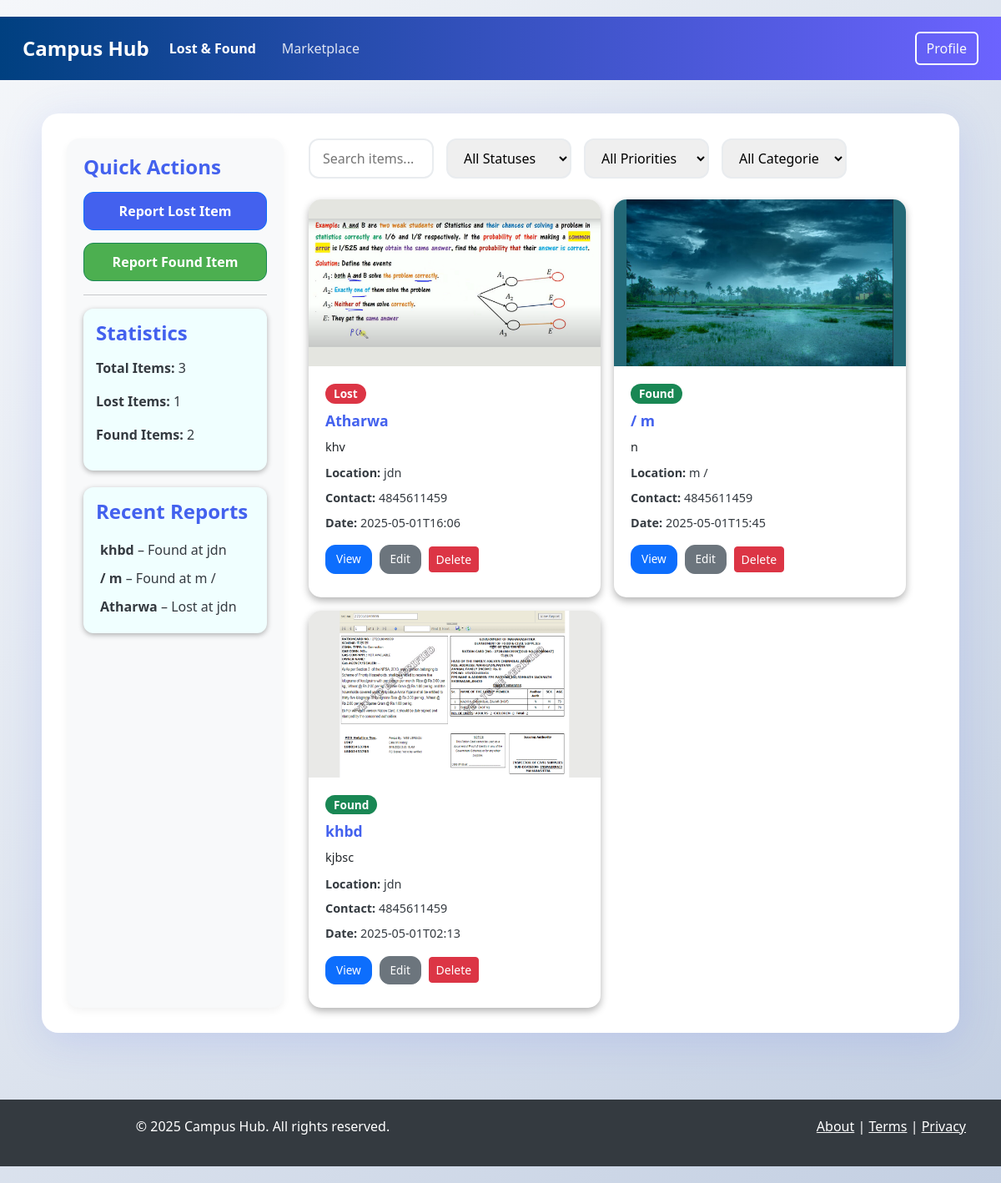
Screenshot of /lost/ (signed in) with the database file from the repository.
### tables this page shows
CREATE TABLE lost_found_item (
            id INTEGER PRIMARY KEY AUTOINCREMENT,
            name TEXT NOT NULL,
            description TEXT,
            category TEXT,
            status TEXT NOT NULL,
            priority INTEGER DEFAULT 1,
            image_path TEXT,
            date TEXT NOT NULL,
            location TEXT,
            contact_info TEXT,
            latitude REAL,
            longitude REAL,
            user_id INTEGER NOT NULL, found_by INTEGER, claimed_by INTEGER,
            FOREIGN KEY (user_id) REFERENCES user (id)
        );

### blueprints/lost_and_found/routes.py (the view)
@lost_and_found_bp.route('/')
@login_required
def dashboard():
    items = models.get_lost_found_items('date DESC')
    for item in items:
        if item.get('found_by'):
            item['found_by_user'] = models.get_user_by_id(item['found_by'])['username']
        else:
            item['found_by_user'] = None
        if item.get('claimed_by'):
            item['claimed_by_user'] = models.get_user_by_id(item['claimed_by'])['username']
        else:
            item['claimed_by_user'] = None
    items_prior = models.get_lost_found_items('priority DESC')
    total_items = len(items)
    total_lost = sum(1 for i in items if i['status'] == 'lost')
    total_found = sum(1 for i in items if i['status'] == 'found')
    recent_items = items_prior[:10]
    categories = models.get_categories('lost_found')
    return render_template('lost_and_found/dashboard.html',
                           user=models.get_user_by_id(current_user.id),
                           items=items,
                           total_items=total_items,
                           total_lost=total_lost,
                           total_found=total_found,
                           recent_items=recent_items,
                           categories=categories)

### Main.py (called while the page is built)
@login_manager.user_loader
def load_user(user_id):
    user = models.get_user_by_id(user_id)
    if user:
        return models.User(user['id'])
    return None

@app.context_processor
def inject_user_info():
    if current_user.is_authenticated:
        user = models.get_user_by_id(current_user.id)
        if user:
            return {'get_user_info': lambda: user}
    return {'get_user_info': lambda: None}

### models.py (called while the page is built, shortened)
def get_db_connection():
    conn = sqlite3.connect(DB_PATH)
    conn.row_factory = sqlite3.Row
    conn.execute('PRAGMA foreign_keys = ON')
    conn.execute('PRAGMA journal_mode = WAL')
    return conn

def get_user_by_id(user_id):
    conn = get_db_connection()
    cur = conn.cursor()
    cur.execute('SELECT * FROM user WHERE id = ?', (user_id,))
    user = cur.fetchone()
    conn.close()
    return dict(user) if user else None

def get_categories(type=None):
    conn = get_db_connection()
    cur = conn.cursor()
    if type:
        cur.execute('SELECT * FROM category WHERE type = ?', (type,))
    else:
        cur.execute('SELECT * FROM category')
    categories = [dict(row) for row in cur.fetchall()]
    conn.close()
    return categories

def get_lost_found_items(order_by=None, filters=None):
    conn = get_db_connection()
    cur = conn.cursor()
    query = '''
        SELECT i.*, u.username
        FROM lost_found_item i
        JOIN user u ON i.user_id = u.id
    '''
    params = []
    if order_by:
        query += f" ORDER BY i.{order_by}"
    cur.execute(query, params)
    items = [dict(row) for row in cur.fetchall()]
    conn.close()
    return items

### templates/lost_and_found/dashboard.html (shortened to what this page needs)
{% extends "base.html" %}
{% block lost_found_active %}active{% endblock %}
{% block content %}
<div class="hub-container">
  <div id="main-content">
    <div id="sidebar">
      <h4>Quick Actions</h4>
      <a href="{{ url_for('lost_and_found.report') }}" class="btn btn-primary">Report Lost Item</a>
      <a href="{{ url_for('lost_and_found.report') }}" class="btn btn-success">Report Found Item</a>
      <hr>
      <div class="stats">
      <h4>Statistics</h4>
      <div class="stats-box">
        <p><strong>Total Items:</strong> {{ total_items or 0 }}</p>
        <p><strong>Lost Items:</strong> {{ total_lost or 0 }}</p>
        <p><strong>Found Items:</strong> {{ total_found or 0 }}</p>
      </div>
      </div>
      <div class="recentRep">
      <h4>Recent Reports</h4>
      {% if recent_items %}
        {% for item in recent_items %}
          <div class="recent-item">
            <strong>{{ item.name }}</strong> &ndash; {{ item.status|capitalize }} at {{ item.location }}
          </div>
        {% endfor %}
      {% else %}
        <p>No recent items.</p>
      {% endif %}
    </div>
    </div>
    <div id="content">
      <div class="filters-container">
        <input type="text" id="search" placeholder="Search items...">
        <select id="status-filter">
          <option value="all">All Statuses</option>
        </select>
        <select id="priority-filter">
          <option value="all">All Priorities</option>
        </select>
        <select id="category-filter">
          <option value="all">All Categories</option>
        </select>
      </div>
      <div id="items" class="d-flex flex-wrap gap-3">
        {% if items %}
          {% for item in items %}
            <div class="item-card" data-status="{{ item.status }}" data-priority="{{ item.priority }}" data-category="{{ item.category }}">
              <img src="{{ url_for('static', filename=item.image_path[1:]) if item.image_path else '' }}" alt="Item Image">
              <div class="card-body">
                <span class="badge {{ 'bg-danger' if item.status=='lost' else 'bg-success' }}">
                  {{ item.status|capitalize }}
                </span>
                <h5>{{ item.name }}</h5>
                <p>{{ item.description|truncate(100) }}</p>
                <div><strong>Location:</strong> {{ item.location }}</div>
                <div><strong>Contact:</strong> {{ item.contact_info }}</div>
                <div><strong>Date:</strong> {{ item.date }}</div>
                <div class="mt-3">
                  <a href="{{ url_for('lost_and_found.item_detail', item_id=item.id) }}" class="btn btn-primary btn-sm">View</a>
                  {% if item.user_id == current_user.id or user.is_admin %}
                    <a href="{{ url_for('lost_and_found.edit_item', item_id=item.id) }}" class="btn btn-secondary btn-sm">Edit</a>
                    <form method="post" action="{{ url_for('lost_and_found.delete_item', item_id=item.id) }}" class="d-inline">
                      <button type="submit" class="btn btn-danger btn-sm">Delete</button>
                    </form>
                  {% endif %}
                </div>
              </div>
            </div>
          {% endfor %}
        {% else %}
          <p>No items found. <a href="{{ url_for('lost_and_found.report') }}">Report an item?</a></p>
        {% endif %}
      </div>
    </div>
  </div>
</div>
{% endblock %}

### templates/base.html (style rules this page uses)
body { font-family: 'Arial', sans-serif; background-color: #f9fafc; color: #343a40; }
.badge { font-size: 0.8rem; padding: 5px 10px; border-radius: 20px; }

### templates/lost_and_found/dashboard.html (style rules this page uses)
:root { --primary: #4361ee; --secondary: #3f37c9; --accent: #4cc9f0; --light: #f8f9fa; --dark: #212529; --success: #4CAF50; --danger: #dc3545; --info: #17a2b8; }
body { background: linear-gradient(135deg, #f5f7fa 0%, #c3cfe2 100%); min-height: 100vh; font-family: 'Segoe UI', system-ui, -apple-system, sans-serif; padding: 20px 0; }
.hub-container { max-width: 1200px; margin: 20px auto; padding: 30px; background: #fff; border-radius: 20px; box-shadow: 0 10px 50px rgba(67, 97, 238, 0.15); }
#main-content { display: flex; gap: 30px; }
#sidebar { flex: 1 1 auto; background: var(--light); padding: 20px; border-radius: 15px; box-shadow: 0 4px 10px rgba(0,0,0,0.05); width: 500px; max-width: 500px; }
#sidebar h4 { color: var(--primary); margin-bottom: 15px; font-weight: 600; }
#sidebar a.btn { display: block; text-align: center; margin-bottom: 15px; padding: 10px 0; border-radius: 12px; font-weight: 600; color: #fff; transition: background 0.3s; }
#sidebar a.btn-primary { background: var(--primary); }
#sidebar a.btn-success { background: var(--success); }
.stats { box-shadow: 0 2px 6px rgba(0,0,0,0.3); padding: 15px; border-radius: 12px; margin-bottom: 20px; background-color:azure; }
.recentRep { box-shadow: 0 2px 6px rgba(0,0,0,0.3); padding: 15px; border-radius: 12px; margin-bottom: 20px; background-color:azure; }
.recent-item { padding: 5px; }
.filters-container { display: flex; margin-bottom: 25px; gap:15px; min-width: 750px; }
.filters-container input, .filters-container select { padding: 10px 15px; border-radius: 12px; border: 2px solid #e9ecef; width: 150px; transition: border-color 0.3s; }
.item-card { background: #fff; border-radius: 15px; box-shadow: 0 4px 10px rgba(0,0,0,0.3); overflow: hidden; transition: transform 0.3s, box-shadow 0.3s; width: 100%; max-width: 350px; }
.item-card img { width: 100%; height: 200px; object-fit: cover; }
.card-body { padding: 20px; }
.badge { font-size: 0.85rem; font-weight: 600; padding: 5px 10px; border-radius: 12px; display: inline-block; }
.bg-danger { background: var(--danger); color: #fff; }
.bg-success { background: var(--success); color: #fff; }
.card-body h5 { color: var(--primary); margin: 10px 0; font-weight: 600; font-size: 1.1rem; }
.card-body p { color: var(--dark); font-size: 0.9rem; margin-bottom: 10px; }
.card-body div { margin-bottom: 8px; font-size: 0.9rem; }
.card-body a.btn { border-radius: 12px; font-size: 0.85rem; padding: 6px 12px; transition: background 0.3s; }
.btn-sm { margin-right: 5px; }

### rows the page displays
lost_found_item: name "khbd", status "Found", location "jdn", image_path (picture), description "kjbsc", contact_info "4845611459", date "2025-05-01T02:13"
lost_found_item: name "/ m", status "Found", location "m /", image_path (picture), description "n", contact_info "4845611459", date "2025-05-01T15:45"
lost_found_item: name "Atharwa", status "Lost", location "jdn", image_path (picture), description "khv", contact_info "4845611459", date "2025-05-01T16:06"

### other values shown
{{ total_items or 0 }} "3"
{{ total_lost or 0 }} "1"
{{ total_found or 0 }} "2"
